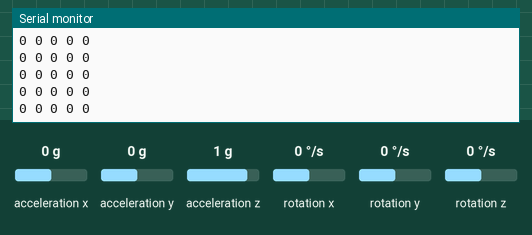
The sketch below on a simulated Arduino Uno, built for the host (arithmetic inside an expression is 32-bit, double 64-bit). On the bench: the last lines printed to the serial monitor. The inputs (shaded band) are chosen by the test bench; at power-on: acceleration x 0 g, rotation x 0 °/s, acceleration y 0 g, acceleration z 1 g, rotation y 0 °/s, rotation z 0 °/s.

Above: at 1.2 s.
1.3 s: acceleration x set to -1.4 g
At 2.3 s:
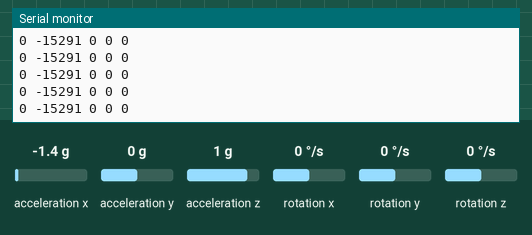
4.3 s: rotation x set to -192 °/s
At 5.2 s:
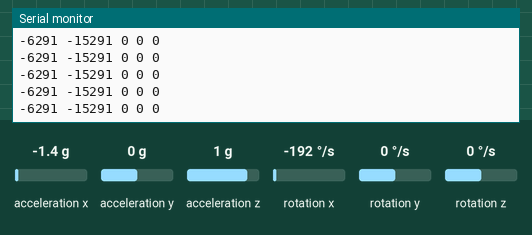
5.8 s: acceleration x set to 0 g
At 6.3 s:
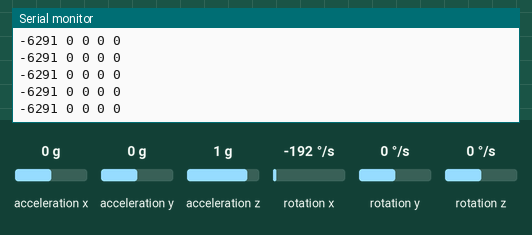

Measured:
- after the input at 1.3 s, the serial monitor: prints a new line at once (image 1)
- after the input at 4.3 s, the serial monitor: prints a new line at once (image 2)
- after the input at 5.8 s, the serial monitor: prints a new line at once (image 3)

The sketch:

gyroAccTest.ino
```cpp
#include <CurieIMU.h>
int readVal1, readVal2, readVal3, GX, GY, GZ, AX, AY, AZ;
#define GThre 27000
#define AThre 20000
#define BUTTON_DEBUG_DISPLAY_VALUE 40000

void setup() {
  CurieIMU.begin(); CurieIMU.setGyroRange(1000);
  CurieIMU.setAccelerometerRange(3);
  Serial.begin(9600);  //Setup serial at 115200 baud
  while (!Serial);  //Wait until Serial Monitor is opened
}

void loop() {
  sensorDebugLoop();
  //  updateData();
  //  while (GX <= GThre && GX >= -GThre && AX >= -AThre) {
  //    updateData();
  //  }
  //  if (AX < -AThre)
  //    Serial.println("U");
  //  else if (GX > GThre)
  //    Serial.println("L");
  //  else if (GX < -GThre)
  //    Serial.println("R");
  //  delay(100);
  //  if (abs(GX) > GThre || abs(AX) > AThre)
  //    delay(200);
}

int retrieveData(int sensor, int axis) {
  if (sensor == 1)
    CurieIMU.readGyro(readVal1, readVal2, readVal3);
  else if (sensor == 2)
    CurieIMU.readAccelerometer(readVal1, readVal2, readVal3);
  if (axis == 1)
    return readVal1;
  else if (axis == 2)
    return readVal2;
  else
    return readVal3;
}

void updateData() {
  GX = retrieveData(1, 1);
  GY = retrieveData(1, 2);
  GZ = retrieveData(1, 3);
  AX = retrieveData(2, 1);
  AY = retrieveData(2, 2);
  AZ = retrieveData(2, 3);
}

void sensorDebugLoop() {
  updateData();
  while (GX <= GThre && GX >= -GThre && AX >= -AThre) {
    updateData();
    debugPrint(GX, AX, 0, 0, 0);
  }
  if (AX < -AThre)
    debugPrint(GX, AX, BUTTON_DEBUG_DISPLAY_VALUE, 0, 0);
  else if (GX > GThre)
    debugPrint(GX, AX, 0, BUTTON_DEBUG_DISPLAY_VALUE, 0);
  else if (GX < -GThre)
    debugPrint(GX, AX, 0, 0, BUTTON_DEBUG_DISPLAY_VALUE);
  delay(100);
  if (abs(GX) > GThre || abs(AX) > AThre) {
    delay(200);
  }
}

void debugPrint(int gDataX, int aDataX, int uData, int lData, int rData) {
  Serial.print(gDataX); Serial.print(" "); Serial.print(aDataX); Serial.print(" "); Serial.print(uData); Serial.print(" "); Serial.print(lData); Serial.print(" "); Serial.println(rData);
}
```
